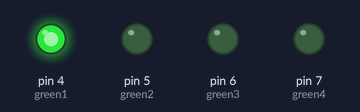
Bench run of a sketch on a simulated Arduino Uno, built with avr-gcc and run on an emulated ATmega328P. Shown: output pins drawn as LEDs (lit = HIGH).

Above: at 0.05 s.
At 0.75 s:
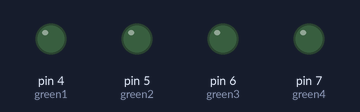
At 1.45 s:
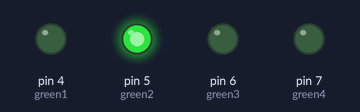
At 1.85 s:
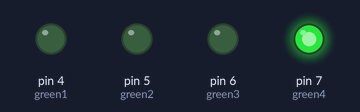
At 2.85 s:
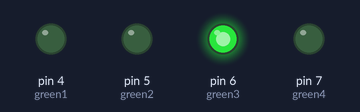
Timing chart, 0 to 3.1 s (numbered marks = the images above):
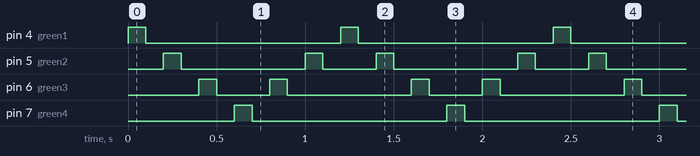

The sketch:

LED_RUNNING_EFFECT.ino
```cpp
int green1=4;
int green2=5;
int green3=6;
int green4=7;
int w=100;
void setup()
{
  pinMode(green1,OUTPUT);
  pinMode(green2,OUTPUT);
  pinMode(green3,OUTPUT);
  pinMode(green4,OUTPUT);
}

void loop()
{

digitalWrite(green1,HIGH);
delay(w);
digitalWrite(green1,LOW);
delay(w);
digitalWrite(green2,HIGH);
delay(w);
digitalWrite(green2,LOW);
delay(w);
digitalWrite(green3,HIGH);
delay(w);
digitalWrite(green3,LOW);
delay(w);
digitalWrite(green4,HIGH);
delay(w);
digitalWrite(green4,LOW);
delay(w);

digitalWrite(green3,HIGH);
delay(w);
digitalWrite(green3,LOW);
delay(w);
digitalWrite(green2,HIGH);
delay(w);
digitalWrite(green2,LOW);
delay(w);

}
```

Measured:
- by itself, pin 4 (green1), pin 7 (green4): alternates HIGH for 0.10 s and LOW for 1.1 s
- by itself, pin 5 (green2): repeats every 1.2 s: LOW 0.70 s, HIGH 0.10 s, LOW 0.30 s, HIGH 0.10 s
- by itself, pin 6 (green3): repeats every 1.2 s: LOW 0.30 s, HIGH 0.10 s, LOW 0.70 s, HIGH 0.10 s
